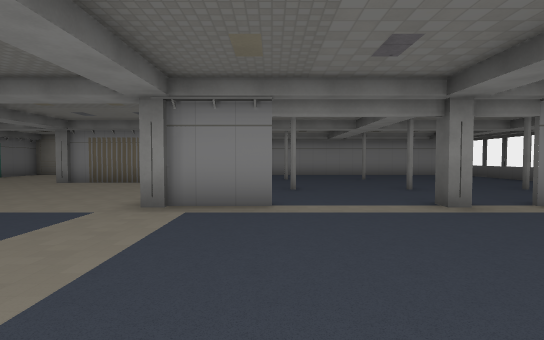
[1] (above)

24 first-person views from a walk through a level from a Godot 3-D game. The camera is 1.4 m above the floor, tilts 2° down and sees 85° across. The floor is counted in squares, 2 m on a side. Each view is taken from the middle of a square. On the plan, view 1 faces up. The plan holds only what a view shows up to about 10 squares ahead; the rest is blank. The place goes on beyond the plan. Some surface patterns are stand-ins.

[2]
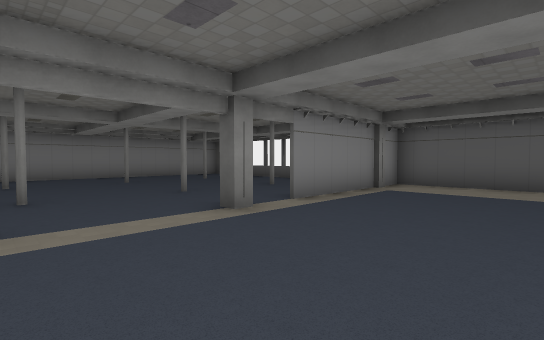

[3]
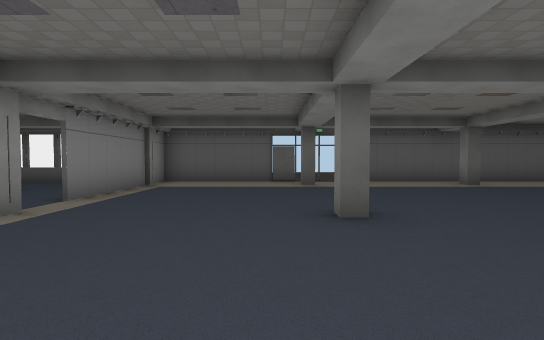

[4]
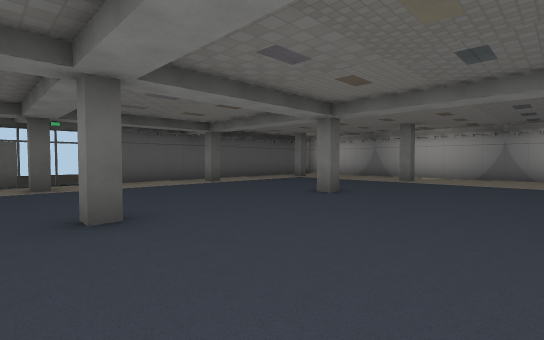

[5]
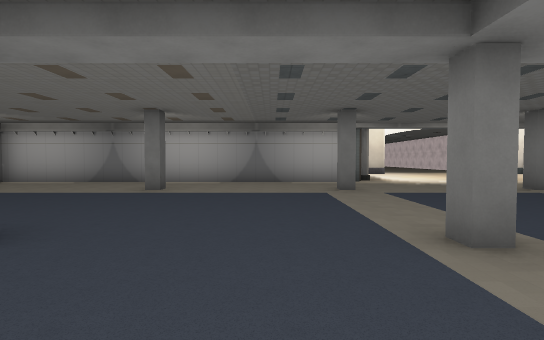

[6]
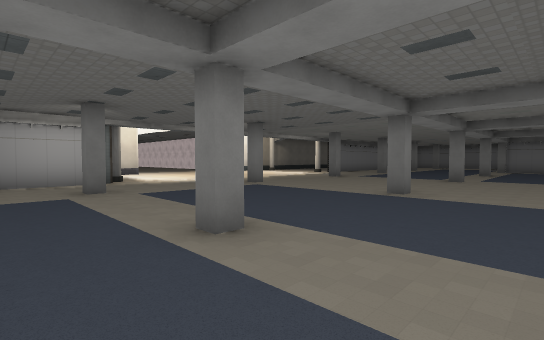

[7]
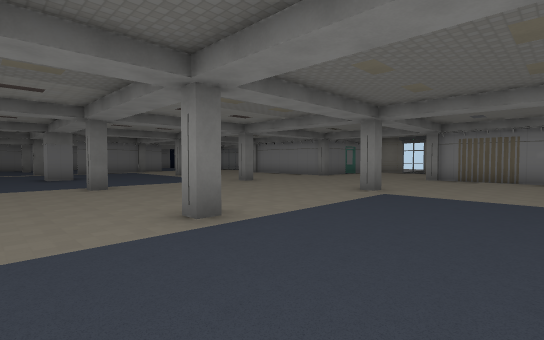

[8]
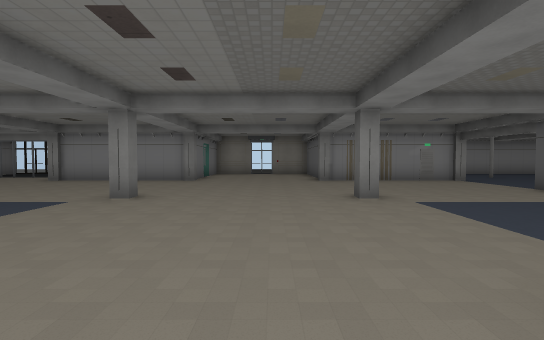

[9]
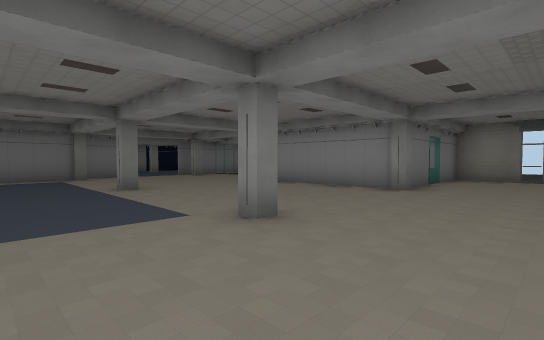

[10]
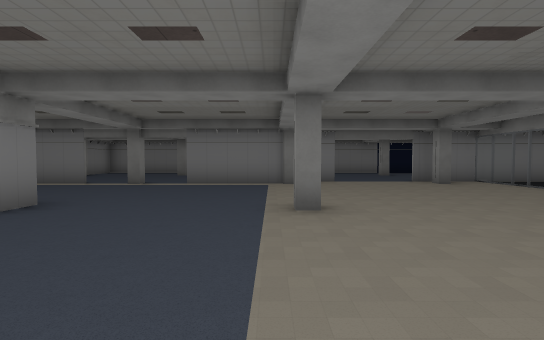

[11]
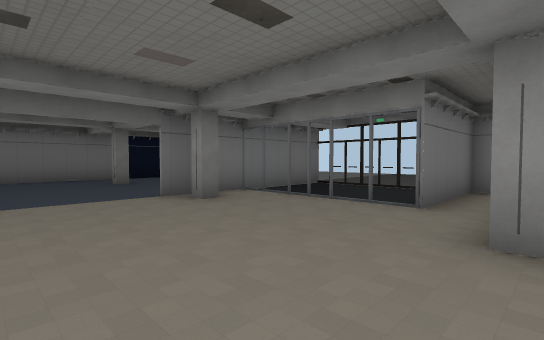

[12]
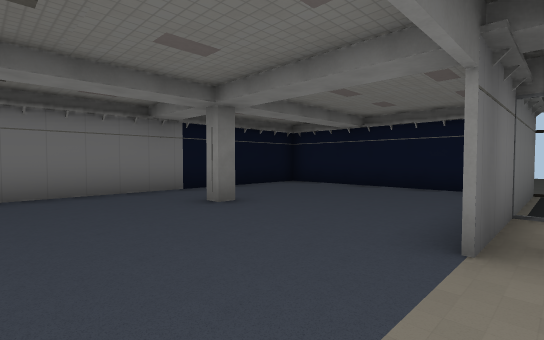

[13]
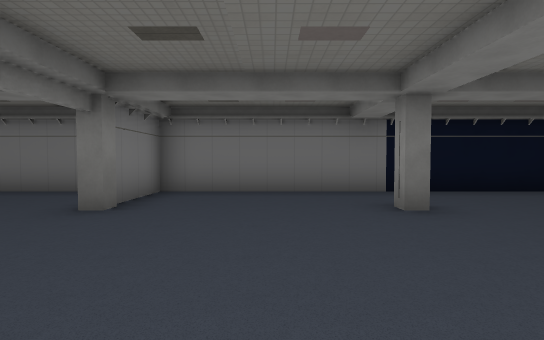

[14]
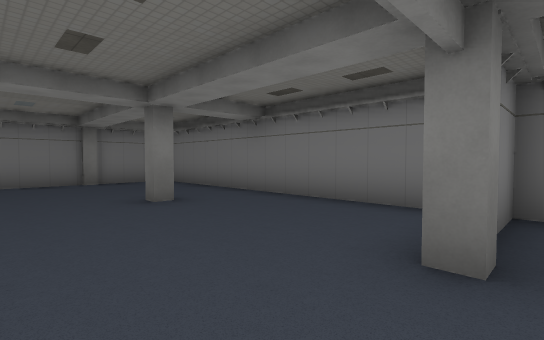

[15]
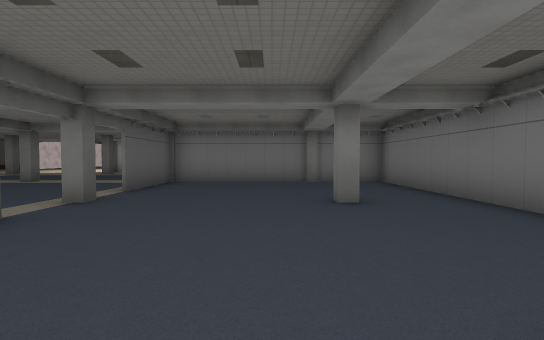

[16]
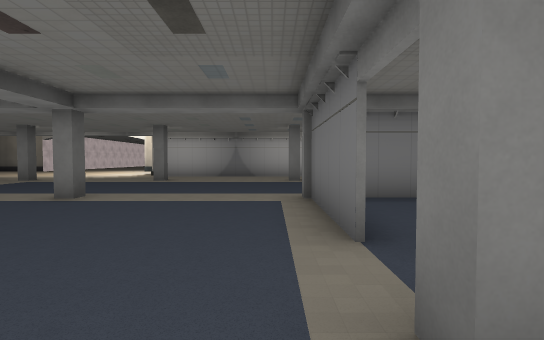

[17]
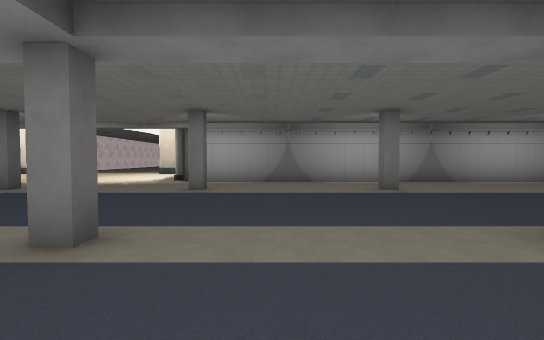

[18]
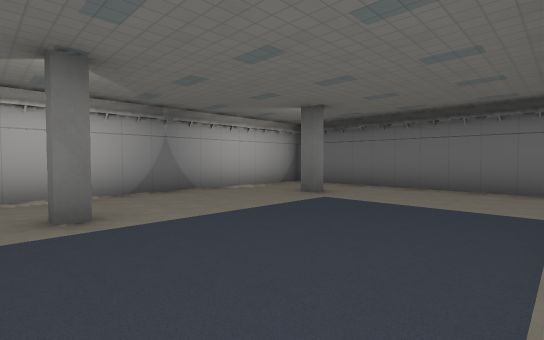

[19]
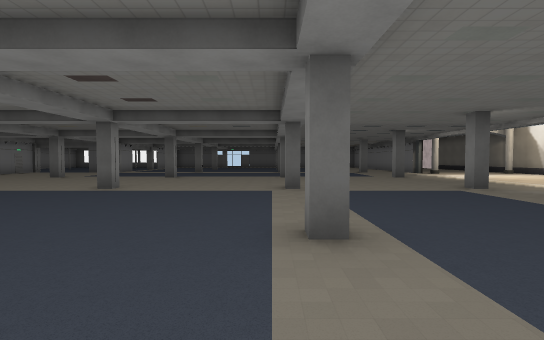

[20]
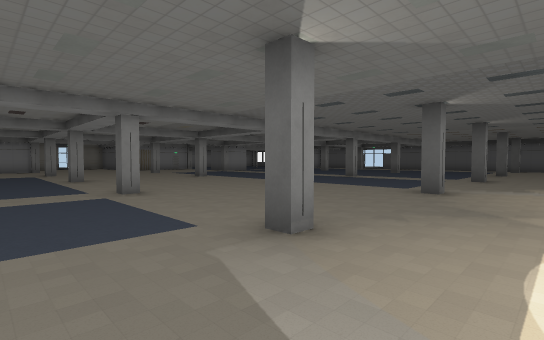

[21]
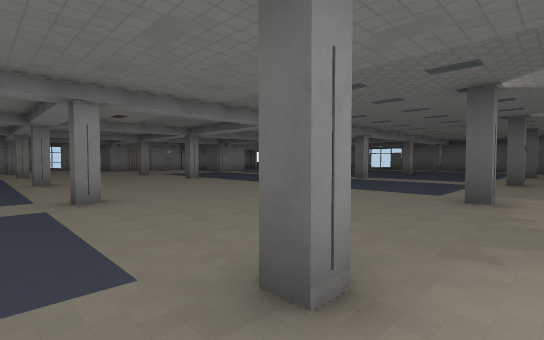

[22]
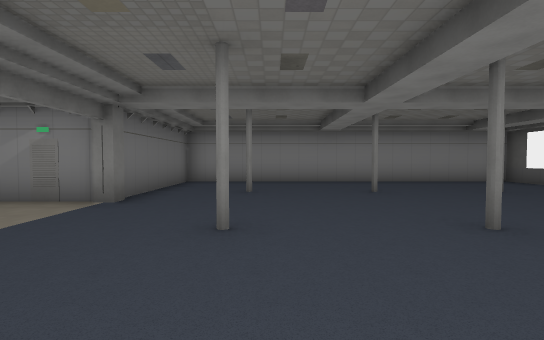

[23]
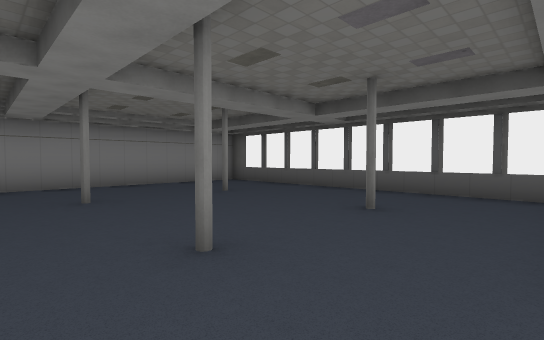

[24]
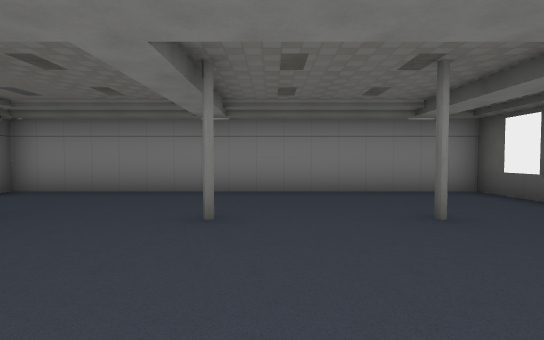

### Floor plan
Key: @ floor where view 1 was taken; # wall or solid block; x gap in a wall; . floor.
Columns run from 27 left of view 1 to 9 right of it. Each row starts with its distance up from view 1.
 14 #######   ##    ###      ############
 13 #.....#####.    #..      #..........#
 12 #.....##..#.    #..      #..........#
 11 #.....##xx#.    #...     #.#..#..#..#
 10 #.....##....    #....    #..........#
  9 #..#...#....#####....#####..........#
  8 #...................................#
  7 #..........................#..#..#..#
  6 #...................................#
  5 ###...##....#...#....#...##....x#####
  4 #......#............................#
  3 #......#............................#
  2 #......#............................#
  1 #........................ ..........#
  0 #..#...#....#...#....#... .@..#...#.
 -1 #........................ ...........
 -2 #......#............................#
 -3 #......#............................#
 -4 ########....#...#....#...#....#...#.#
 -5 #...................................#
 -6 #...................................#
 -7 #................................  .#
 -8 #.................................  #
 -9 #..#...#....#...#....#...#....#...
-10 #..................................
-11 #############............############

Positions as (right, up) in squares from view 1, and headings:
1: (0, 0), facing up
2: (0, 1), facing up-right
3: (-1, 1), facing right
4: (-1, 1), facing down-right
5: (0, -2), facing down
6: (0, -2), facing down-left
7: (-3, -2), facing up-left
8: (-8, -1), facing up
9: (-8, 2), facing up-left
10: (-11, 4), facing left
11: (-15, 6), facing up-left
12: (-20, 6), facing up-left
13: (-20, 7), facing left
14: (-22, 5), facing down-left
15: (-23, 5), facing down
16: (-19, 1), facing down
17: (-17, -2), facing down
18: (-19, -5), facing down-left
19: (-18, -4), facing right
20: (-13, -11), facing up-right
21: (-12, -10), facing up-right
22: (1, 4), facing up
23: (2, 5), facing up-right
24: (4, 7), facing up
